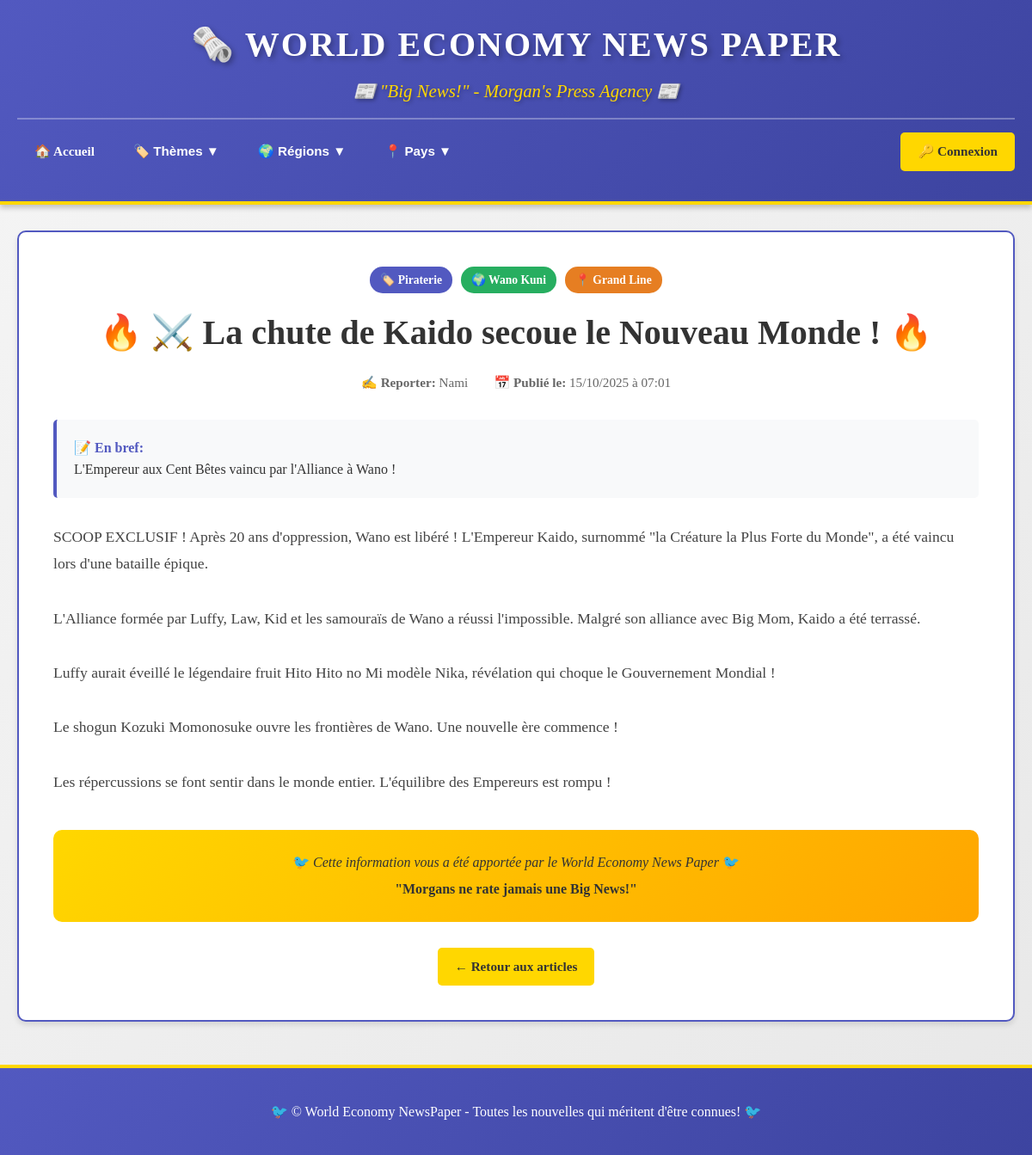
The page /index.php?action=article&id=6 on the database its author committed.
### tables this page shows
CREATE TABLE `articles` (
  `id` int(11) NOT NULL,
  `titre` varchar(255) NOT NULL,
  `apercu` text DEFAULT NULL,
  `contenu` longtext NOT NULL,
  `image` varchar(255) DEFAULT NULL,
  `id_theme` int(11) DEFAULT NULL,
  `id_pays` int(11) DEFAULT NULL,
  `id_region` int(11) DEFAULT NULL,
  `id_auteur` int(11) DEFAULT NULL,
  `date_publication` datetime DEFAULT current_timestamp()
);

CREATE TABLE `themes` (
  `id` int(11) NOT NULL,
  `nom` varchar(100) NOT NULL
);

CREATE TABLE `pays` (
  `id` int(11) NOT NULL,
  `nom` varchar(100) NOT NULL,
  `id_region` int(11) DEFAULT NULL
);

CREATE TABLE `regions` (
  `id` int(11) NOT NULL,
  `nom` varchar(100) NOT NULL
);

CREATE TABLE `utilisateurs` (
  `id` int(11) NOT NULL,
  `nom` varchar(100) NOT NULL,
  `email` varchar(150) NOT NULL,
  `mot_de_passe` varchar(255) NOT NULL,
  `role` enum('admin','auteur','lecteur') DEFAULT 'lecteur',
  `date_creation` datetime DEFAULT current_timestamp()
);

### controleurs/ControleurArticle.php (called while the page is built, shortened)
<?php
require_once 'modeles/ModeleArticle.php';
class ControleurArticle {
    private $modeleArticle;
    public function __construct($pdo) {
        $this->modeleArticle = new ModeleArticle($pdo);
    }
    public function afficherArticle($id) {
        $article = $this->modeleArticle->getArticleParId($id);
        require 'vues/article.php';
    }
}
?>

### modeles/ModeleArticle.php (called while the page is built, shortened)
<?php
class ModeleArticle {
    private $pdo;
    public function __construct($pdo) {
        $this->pdo = $pdo;
    }
    public function getArticleParId($id) {
        $stmt = $this->pdo->prepare("
            SELECT a.*, u.nom AS auteur, t.nom AS theme, p.nom AS pays, r.nom AS region
            FROM articles a
            LEFT JOIN utilisateurs u ON a.id_auteur = u.id
            LEFT JOIN themes t ON a.id_theme = t.id
            LEFT JOIN pays p ON a.id_pays = p.id
            LEFT JOIN regions r ON a.id_region = r.id
            WHERE a.id = ?
        ");
        $stmt->execute([$id]);
        return $stmt->fetch();
    }
}
?>

### vues/article.php (the view, shortened to what this page needs)
<!DOCTYPE html>
<html lang="fr">
<head>
    <link rel="stylesheet" href="public/style.css">
</head>
<body>
    <header class="header">
        <div class="container">
            <div class="logo-section">
                <h1>🗞️ WORLD ECONOMY NEWS PAPER</h1>
                <p class="tagline">📰 "Big News!" - Morgan's Press Agency 📰</p>
            </div>
            <nav class="main-nav">
                <a href="index.php" class="nav-link">🏠 Accueil</a>
                <div class="nav-dropdown">
                    <button class="nav-link dropdown-btn">🏷️ Thèmes ▼</button>
                </div>
                <div class="nav-dropdown">
                    <button class="nav-link dropdown-btn">🌍 Régions ▼</button>
                </div>
                <div class="nav-dropdown">
                    <button class="nav-link dropdown-btn">📍 Pays ▼</button>
                </div>
                <div class="nav-user">
                    <?php if (isset($_SESSION['utilisateur'])): ?>
                        <span class="user-info">👤 <?= htmlspecialchars($_SESSION['utilisateur']['nom']) ?></span>
                        <?php if ($_SESSION['utilisateur']['role'] === 'admin' || $_SESSION['utilisateur']['role'] === 'auteur'): ?>
                            <a href="index.php?action=admin" class="btn btn-primary">✍️ Nouvelle Scoop</a>
                        <?php endif; ?>
                        <?php if ($_SESSION['utilisateur']['role'] === 'admin'): ?>
                            <a href="index.php?action=tableau_admin" class="btn btn-secondary">⚙️ Admin</a>
                        <?php endif; ?>
                        <a href="index.php?action=deconnexion" class="btn btn-logout">🚪 Déconnexion</a>
                    <?php else: ?>
                        <a href="index.php?action=login" class="btn btn-primary">🔑 Connexion</a>
                    <?php endif; ?>
                </div>
            </nav>
        </div>
    </header>
    <main class="container main-content">
        <article class="article-full">
            <div class="article-header-full">
                <div class="article-meta-full">
                    <?php if ($article['theme']): ?>
                        <span class="badge badge-theme">🏷️ <?= htmlspecialchars($article['theme']) ?></span>
                    <?php endif; ?>
                    <?php if ($article['pays']): ?>
                        <span class="badge badge-pays">🌍 <?= htmlspecialchars($article['pays']) ?></span>
                    <?php endif; ?>
                    <?php if ($article['region']): ?>
                        <span class="badge badge-region">📍 <?= htmlspecialchars($article['region']) ?></span>
                    <?php endif; ?>
                </div>
                <h1 class="article-title-full">
                    🔥 <?= htmlspecialchars($article['titre']) ?> 🔥
                </h1>
                <div class="article-info">
                    <div class="author-info">
                        ✍️ <strong>Reporter:</strong> <?= htmlspecialchars($article['auteur'] ?? 'Agent Secret de Morgans') ?>
                    </div>
                    <div class="date-info">
                        📅 <strong>Publié le:</strong> <?= date('d/m/Y à H:i', strtotime($article['date_publication'])) ?>
                    </div>
                </div>
            </div>
            <?php if ($article['apercu']): ?>
                <div class="article-apercu-full">
                    <strong>📝 En bref:</strong>
                    <p><?= nl2br(htmlspecialchars($article['apercu'])) ?></p>
                </div>
            <?php endif; ?>
            <div class="article-contenu-full">
                <?= nl2br(htmlspecialchars($article['contenu'])) ?>
            </div>
            <div class="article-signature">
                <p>🐦 <em>Cette information vous a été apportée par le World Economy News Paper</em> 🐦</p>
                <p><strong>"Morgans ne rate jamais une Big News!"</strong></p>
            </div>
            <div class="article-actions-bottom">
                <a href="index.php" class="btn btn-primary">← Retour aux articles</a>
            </div>
        </article>
    </main>
    <footer class="footer">
        <div class="container">
            <p>🐦 © World Economy NewsPaper - Toutes les nouvelles qui méritent d'être connues! 🐦</p>
        </div>
    </footer>
</body>
</html>

### public/style.css (style rules this page uses)
* { margin: 0; padding: 0; box-sizing: border-box; }
body { font-family: 'Georgia', 'Times New Roman', serif; background: linear-gradient(135deg, #f5f5f5 0%, #e8e8e8 100%); color: #333; line-height: 1.6; }
.container { max-width: 1200px; margin: 0 auto; padding: 0 20px; }
.header { background: linear-gradient(135deg, #5259C0 0%, #3d44a0 100%); color: white; padding: 20px 0; box-shadow: 0 4px 6px rgba(0,0,0,0.2); border-bottom: 4px solid #FFD700; }
.logo-section { text-align: center; margin-bottom: 15px; }
.logo-section h1 { font-size: 2.5em; font-weight: bold; text-shadow: 3px 3px 6px rgba(0,0,0,0.3); letter-spacing: 2px; margin-bottom: 5px; }
.tagline { font-size: 1.3em; font-style: italic; color: #FFD700; margin: 5px 0; text-shadow: 2px 2px 4px rgba(0,0,0,0.3); }
.main-nav { display: flex; justify-content: center; align-items: center; gap: 5px; flex-wrap: wrap; padding: 15px 0; border-top: 2px solid rgba(255,255,255,0.3); margin-top: 15px; }
.nav-link { padding: 10px 20px; color: white; text-decoration: none; font-weight: bold; font-size: 0.95em; border-radius: 5px; transition: all 0.3s ease; background: transparent; border: none; cursor: pointer; white-space: nowrap; }
.nav-dropdown { position: relative; display: inline-block; }
.dropdown-btn { display: flex; align-items: center; gap: 5px; }
.nav-user { display: flex; align-items: center; gap: 10px; margin-left: auto; flex-wrap: wrap; }
.btn { display: inline-block; padding: 10px 20px; text-decoration: none; border-radius: 5px; font-weight: bold; transition: all 0.3s ease; border: none; cursor: pointer; font-size: 0.95em; }
.btn-primary { background: #FFD700; color: #333; }
.main-content { margin: 30px auto; min-height: 60vh; }
.badge { display: inline-block; padding: 5px 12px; border-radius: 15px; font-size: 0.85em; font-weight: bold; }
.badge-theme { background: #5259C0; color: white; }
.badge-pays { background: #27ae60; color: white; }
.badge-region { background: #e67e22; color: white; }
.article-full { background: white; padding: 40px; border-radius: 10px; box-shadow: 0 4px 6px rgba(0,0,0,0.1); border: 2px solid #5259C0; }
.article-header-full { margin-bottom: 30px; text-align: center; }
.article-meta-full { display: flex; gap: 10px; justify-content: center; margin-bottom: 20px; flex-wrap: wrap; }
.article-title-full { font-size: 2.5em; color: #333; margin-bottom: 20px; line-height: 1.3; }
.article-info { display: flex; justify-content: center; gap: 30px; color: #666; font-size: 0.95em; flex-wrap: wrap; }
.article-apercu-full { background: #f8f9fa; padding: 20px; border-left: 4px solid #5259C0; margin: 30px 0; border-radius: 5px; }
.article-apercu-full strong { color: #5259C0; }
.article-contenu-full { font-size: 1.1em; line-height: 1.8; color: #444; margin: 30px 0; }
.article-signature { margin-top: 40px; padding: 20px; background: linear-gradient(135deg, #FFD700 0%, #FFA500 100%); border-radius: 10px; text-align: center; }
.article-signature p { margin: 5px 0; color: #333; }
.article-actions-bottom { margin-top: 30px; display: flex; gap: 10px; justify-content: center; flex-wrap: wrap; }
.footer { background: linear-gradient(135deg, #5259C0 0%, #3d44a0 100%); color: white; text-align: center; padding: 30px 20px; margin-top: 50px; border-top: 4px solid #FFD700; }
.footer p { margin: 8px 0; }

### rows shown on the page
articles: id_theme.nom "Piraterie", id_pays.nom "Wano Kuni", id_region.nom "Grand Line", titre "⚔️ La chute de Kaido secoue le Nouveau Monde !", id_auteur.nom "Nami", date_publication "15/10/2025 à 07:01", apercu "L'Empereur aux Cent Bêtes vaincu par l'Alliance à Wano !", contenu "SCOOP EXCLUSIF ! Après 20 ans d'oppression, Wano est libéré ! L'Empereur Kaido, surnommé \"la Créature la Plus Forte du Monde\", a été vaincu lors d'une bataille épique. L'Alliance formée par Luffy, Law, Kid et les samouraïs de Wano a réussi l'impossible. Malgré son alliance avec Big Mom, Kaido a été terrassé. Luffy aurait éveillé le légendaire fruit Hito Hito no Mi modèle Nika, révélation qui choque le Gouvernement Mondial ! Le shogun Kozuki Momonosuke ouvre les frontières de Wano. Une nouvelle ère commence ! Les répercussions se font sentir dans le monde entier. L'équilibre des Empereurs est rompu !"
